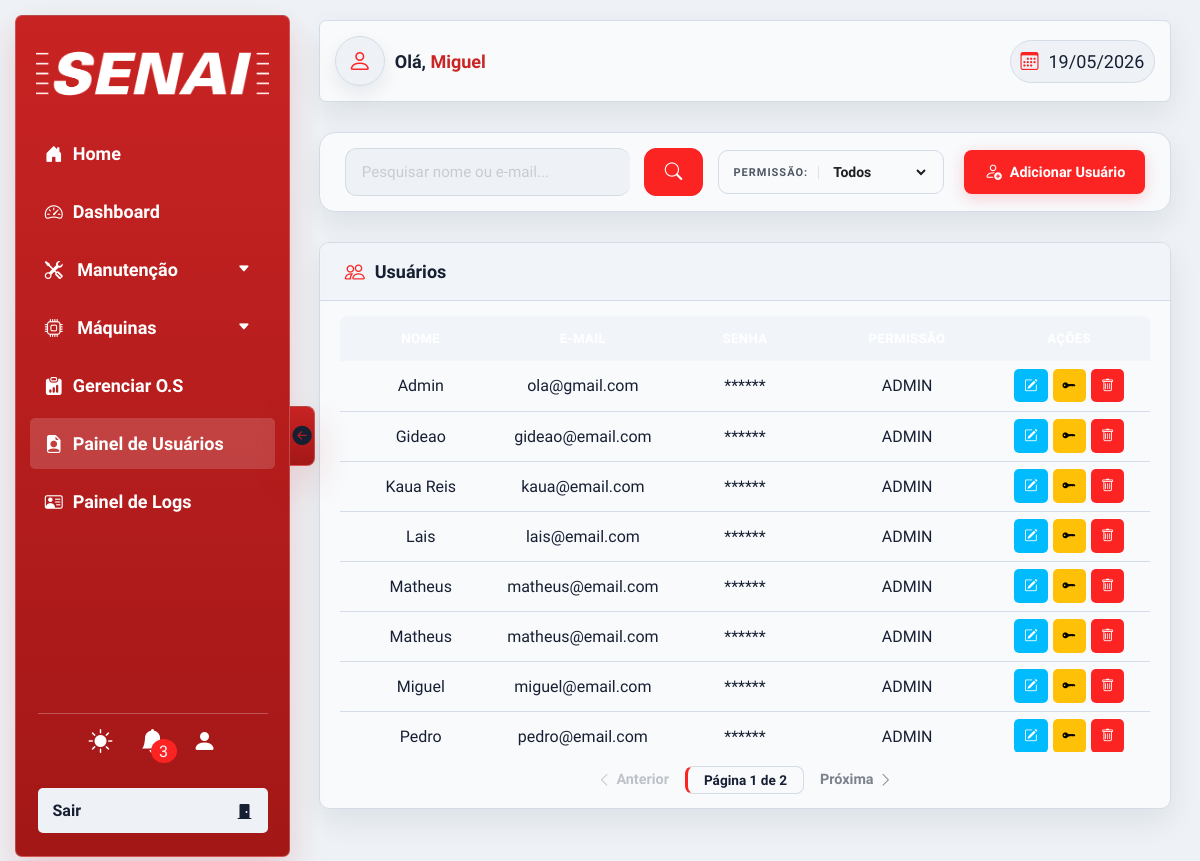
/php/views/usuarios.php?erro=id_invalido (signed in), run on the app's committed database.
### tables this page shows
CREATE TABLE `usuarios` (
  `id` int(11) NOT NULL,
  `nome` varchar(200) NOT NULL,
  `email` varchar(200) NOT NULL,
  `senha` varchar(245) NOT NULL,
  `senha_padrao` int(11) NOT NULL DEFAULT 1,
  `permissao` enum('ADMIN','GESTOR','NORMAL') NOT NULL DEFAULT 'NORMAL',
  `foto` varchar(255) DEFAULT NULL
);

### php/views/usuarios.php (the view, shortened to what this page needs)
<?php
require __DIR__ . '/../configs/conexao.php';
$busca_atual = isset($_GET['search']) ? trim($_GET['search']) : '';
$filtro_permissao = isset($_GET['filtro-permissao']) ? trim($_GET['filtro-permissao']) : '';
$pagina_atual = isset($_GET['page']) ? (int) $_GET['page'] : 1;
$limite = 8;
$permissoes_lista = [];
$r = $conn->query("SELECT DISTINCT permissao FROM usuarios WHERE permissao IS NOT NULL AND permissao != '' ORDER BY permissao ASC");
if ($r) { while ($row = $r->fetch_assoc()) $permissoes_lista[] = $row['permissao']; }
$where = "";
$sql_count = "SELECT COUNT(*) as total FROM usuarios" . $where;
$res_count = $conn->query($sql_count);
$total_registros = $res_count->fetch_assoc()['total'];
$total_paginas = ceil($total_registros / $limite);
$offset = ($pagina_atual - 1) * $limite;
$sql = "SELECT * FROM usuarios" . $where . " ORDER BY nome ASC LIMIT $limite OFFSET $offset";
$resultado = $conn->query($sql);
?>
<!DOCTYPE html>
<html lang="pt-br" data-tema="">
<head>
    <link rel="stylesheet" href="../../css/style.css">
    <link rel="stylesheet" href="../../css/nav.css">
    <link rel="stylesheet" href="../../css/header.css">
    <link rel="stylesheet" href="../../css/modal.css">
    <link rel="stylesheet" href="../../css/global.css">
    <link rel="stylesheet" href="https://cdn.jsdelivr.net/npm/bootstrap-icons@1.13.1/font/bootstrap-icons.min.css">
</head>
<body>
    <?php require __DIR__ . '/../components/nav.php'; ?>
    <section class="sec-main">
        <?php require __DIR__ . '/../components/header.php'; ?>
        <div class="page-actions-bar">
            <form action="" method="GET" class="page-search-form">
                <div class="page-search-box <?php echo $busca_atual ? 'has-content' : ''; ?>">
                    <input type="text" name="search" id="pesquisa" value="<?php echo htmlspecialchars($busca_atual); ?>"
                        placeholder="Pesquisar nome ou e-mail...">
                </div>
                <button type="submit" class="btn-search">
                    <i class="bi bi-search"></i>
                </button>
                <?php if (!empty($permissoes_lista)): ?>
                <div class="page-filter-box">
                    <label>Permissão:</label>
                    <select name="filtro-permissao" onchange="this.form.submit()">
                        <option value="">Todos</option>
                    </select>
                </div>
                <?php endif; ?>
            </form>
            <button class="btn-page-action" onclick="showModal('adicaoUser')">
                <i class="bi bi-person-add"></i> Adicionar Usuário
            </button>
        </div>
        <div class="tabela-bg2">
            <div class="tabela-titulo">
                <i class="bi bi-people"></i>
                <h2>Usuários</h2>
            </div>
            <div class="tabela-wrapper">
                <table class="tabela-main">
                    <thead>
                        <th>Nome</th>
                        <th>E-mail</th>
                        <th>Senha</th>
                        <th>Permissão</th>
                        <th>Ações</th>
                    <tbody id="tabela-usuarios">
                        <?php
                        if ($resultado && $resultado->num_rows > 0) {
                            while ($linha = $resultado->fetch_assoc()) {
                                echo "<tr>";
                                echo "<td>" . htmlspecialchars($linha["nome"]) . "</td>";
                                echo "<td>" . htmlspecialchars($linha["email"]) . "</td>";
                                echo "<td>******</td>";
                                echo "<td> <div class='div-permissao'>" . htmlspecialchars($linha["permissao"]) . "</div></td>";
                                echo "<td>
                                        <div style='display: flex; gap: 5px; justify-content: center;'>
                                            <button class='btnAcao editar' type='button' title='Editar Usuário' onclick=\"showModal('edicaoUser', " . $linha['id'] . ")\"><i class='bi bi-pencil-square'></i></button>
                                            <button class='btnAcao deletar' type='button' style='background-color: #ffc107; color: #000;' title='Resetar Senha' onclick=\"showModal('resetPass', " . $linha['id'] . ")\"><i class='bi bi-key-fill'></i></button>
                                            <button class='btnAcao deletar' type='button' title='Excluir Usuário' onclick=\"showModal('dell', " . $linha['id'] . ",'usuario')\"><i class='bi bi-trash'></i></button>
                                        </div>
                                      </td>";
                                echo "</tr>";
                            }
                        } else {
                            echo "<tr><td colspan='5' style='text-align:center; padding: 30px; color: #888;'>Nenhum usuário encontrado para esta pesquisa.</td></tr>";
                        }
                        ?>
                    </tbody>
                </table>
            </div>
            <div class="page-pagination">
                <?php
                    $pag_params = http_build_query(array_filter([
                        'search' => $busca_atual,
                        'filtro-permissao' => $filtro_permissao,
                    ], fn($v) => $v !== ''));
                ?>
                <?php if ($pagina_atual > 1): ?>
                    <a href="?<?= $pag_params ?>&page=<?= $pagina_atual - 1 ?>" class="pag-btn"><i class="bi bi-chevron-left"></i> Anterior</a>
                <?php else: ?>
                    <span class="pag-btn disabled"><i class="bi bi-chevron-left"></i> Anterior</span>
                <?php endif; ?>
                <span class="pag-current">Página <?php echo $pagina_atual; ?> de <?php echo $total_paginas; ?></span>
                <?php if ($pagina_atual < $total_paginas): ?>
                    <a href="?<?= $pag_params ?>&page=<?= $pagina_atual + 1 ?>" class="pag-btn">Próxima <i class="bi bi-chevron-right"></i></a>
                <?php else: ?>
                    <span class="pag-btn disabled">Próxima <i class="bi bi-chevron-right"></i></span>
                <?php endif; ?>
            </div>
        </div>
    </section>
</body>
</html>

### css/modal.css (style rules this page uses)
.modal-notificacao .notificacao h6, h5, h4, h3, h2, h1 { color: var(--corDestaque); }

### css/global.css (style rules this page uses)
* { padding: 0; margin: 0; box-sizing: border-box; font-family: "TASA Orbiter", sans-serif; outline: none; }
body { width: 100%; height: 100vh; min-height: 100vh; background: var(--corFundo); animation: animacaoCoringa 0.4s forwards ease-in-out; overflow-x: hidden; }
.sec-main { transition: padding-left 0.3s ease; padding-left: 310px; padding-right: 20px; padding-top: 20px; padding-bottom: 40px; width: 100%; min-height: 100vh; display: flex; flex-direction: column; align-items: center; gap: 30px; }
:root { --text-4xl: 48px; --text-2xl: 24px; --text-xl: 20px; --text-lg: 18px; --text-base: 16px; --text-sm: 14px; --corBase: #fc2323; --corDestaque: #ca2525; --corEscura: #646464; --corBranca: #FFFFFF; --confirmar: oklch(76.5% 0.177 163.223); --confirmarHover: oklch(69.6% 0.17 162.48); --editar: oklch(74.6% 0.16 232.661); --editarHover: oklch(58.8% 0.158 241.966); --ferramentas: oklch(62.476% 0.25289 28.919); --ferramentasHover: oklch(59.123% 0.23572 27.395); --clipes: oklch(75% 0.183 55.934); --clipesHover: oklch(76.9% 0.188 70.08); --hoverTr: #cecccc34; --cinzafundo: #a1a1a1b6; --txtClaro: #FFF; --txtEscuro: #000000; --corLogin: rgb(219, 219, 219); --status-ok: rgb(38, 240, 65); --status-warning: rgb(233, 206, 54); --status-danger: red; --status-pereira: rgb(79, 79, 207); }
html[data-tema='claro'] { --corFundo: #eef2f6; --corFundo2: #f8fafc; --sombra: 0 12px 30px rgba(15, 23, 42, .08); --sombra2: 0 8px 20px rgba(15, 23, 42, .08); --corTxt2: #111827; --corTxt: #FFFFFF; --corTxt3: #172033; --corBordas: #d3dce7; --corBarra: #b91c1c; --hoverTr: rgba(185, 28, 28, .08); --cinzafundo: #e7edf4; }
html[data-tema='claro'] body { background: var(--corFundo); color: var(--corTxt3); }
html[data-tema='claro'] .div-header, html[data-tema='claro'] .tabela-bg, html[data-tema='claro'] .tabela-bg2, html[data-tema='claro'] .doc-card, html[data-tema='claro'] .doc-hero, html[data-tema='claro'] .welcome-box, html[data-tema='claro'] .modal-box, html[data-tema='claro'] .card-box-filho { border-color: var(--corBordas); box-shadow: var(--sombra); }
html[data-tema='claro'] table thead, html[data-tema='claro'] .tabela-titulo { background: #f1f5f9; }

### data on the page
usuarios: nome "Admin", email "ola@gmail.com", permissao "ADMIN"
usuarios: nome "Gideao", email "gideao@email.com", permissao "ADMIN"
usuarios: nome "Kaua Reis", email "kaua@email.com", permissao "ADMIN"
usuarios: nome "Lais", email "lais@email.com", permissao "ADMIN"
usuarios: nome "Matheus", email "matheus@email.com", permissao "ADMIN"
usuarios: nome "Matheus", email "matheus@email.com", permissao "ADMIN"
usuarios: nome "Miguel", email "miguel@email.com", permissao "ADMIN"
usuarios: nome "Pedro", email "pedro@email.com", permissao "ADMIN"

### other printed values
$totalNoti "3"
$nome_usuario "Miguel"
$pagina_atual "1"
$total_paginas "2"
